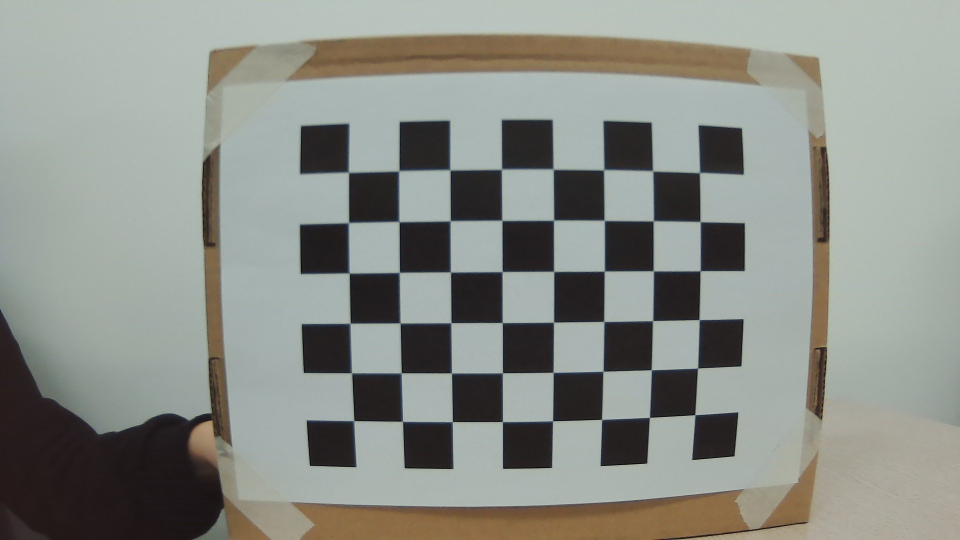
#> input picture img/WIN_20211229_14_24_09_Pro.jpg, 1920 x 1080 px (shown at 1/2 size); its folder holds 4 pictures in this run
$ python calibration.py
#> lines starting #> are read from the running program, lines starting #| are printed output that depends on the picture; after the words box and inside, x2 and y2 are one past the last pixel; in counts of white or black regions, pixels touching at a corner belong together
import cv2
import numpy as np
import glob
import pickle

# prepare object points, like (0,0,0), (1,0,0), (2,0,0) ....,(6,5,0)
objp = np.zeros((6*8,3), np.float32) ## 체크보드 크기가 바뀔경우 크기에 맞게 변경
objp[:,:2] = np.mgrid[0:8, 0:6].T.reshape(-1,2) ## 체크보드 크기가 바뀔경우 크기에 맞게 변경

# Arrays to store object points and image points from all the images.
objpoints = [] # 3d points in real world space
imgpoints = [] # 2d points in image plane.
# Make a list of calibration images

# # 사용자가 제시한 조건에 맞는 파일명을 리스트 형식으로 반환
images = glob.glob('img/*.jpg')
# Step through the list and search for chessboard corners

total_images = len(images)
for idx, fname in enumerate(images):
   img = cv2.imread(fname)
#> img is the input picture: shape (1080, 1920, 3); mean B, G, R 135.4, 141.9, 138.3
   gray = cv2.cvtColor(img, cv2.COLOR_BGR2GRAY)
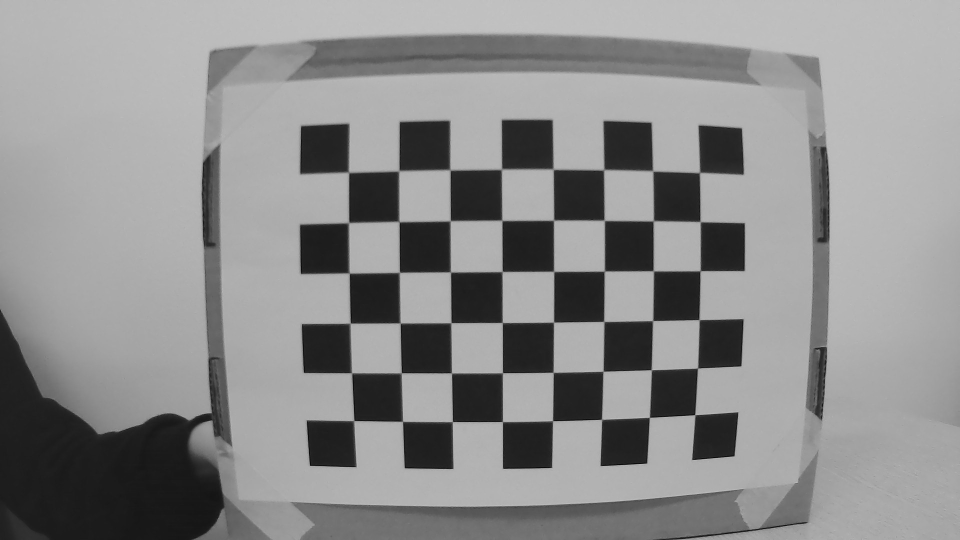
#> gray: shape (1080, 1920) (shown at 1/2 size); min 0, max 200, mean 140.1
   # Find the chessboard corners
   ret, corners = cv2.findChessboardCorners(gray, (8,6), None) ## 체크보드 크기가 바뀔경우 크기에 맞게 변경
#> ret = True; corners = 48 rows, first 8: [696.5, 345], [797.5, 341.5], [899.5, 340], [1003, 338.5], [1106.5, 338.5], [1207.5, 339], [1306, 341], [1400, 346]
   # If found, add object points, image points
   if ret == True:
       objpoints.append(objp)
       imgpoints.append(corners)
       # Draw and display the corners
       cv2.drawChessboardCorners(img, (8,6), corners, ret) ## 체크보드 크기가 바뀔경우 크기에 맞게 변경
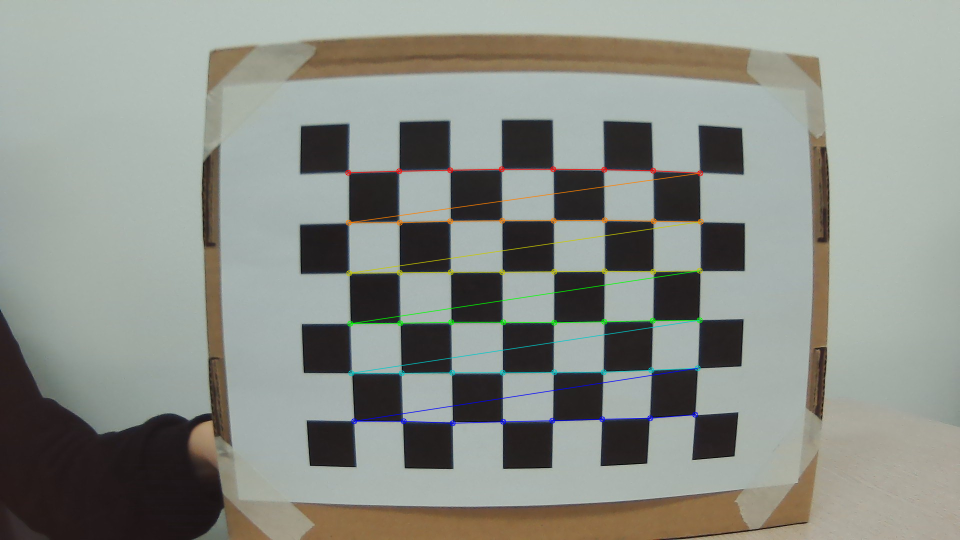
#> img: shape (1080, 1920, 3) (shown at 1/2 size); 1.3% of pixels changed, all inside (x1, y1, x2, y2) = (690, 332, 1408, 853)
       write_name = 'result/corners_found'+str(idx)+'.jpg'
       cv2.imwrite(write_name, img)
       out_str = f'{idx}/{total_images}'
       cv2.putText(img, out_str, (10, 25),
                   cv2.FONT_HERSHEY_SIMPLEX, 0.4, (0,255,255), 1)
#> img: shape (1080, 1920, 3); under 0.01% of pixels changed, all inside (x1, y1, x2, y2) = (11, 15, 35, 29)
       cv2.imshow('img', img)
       cv2.waitKey(10)
#> pass 2 of the loop `for idx, fname in enumerate(images):`:
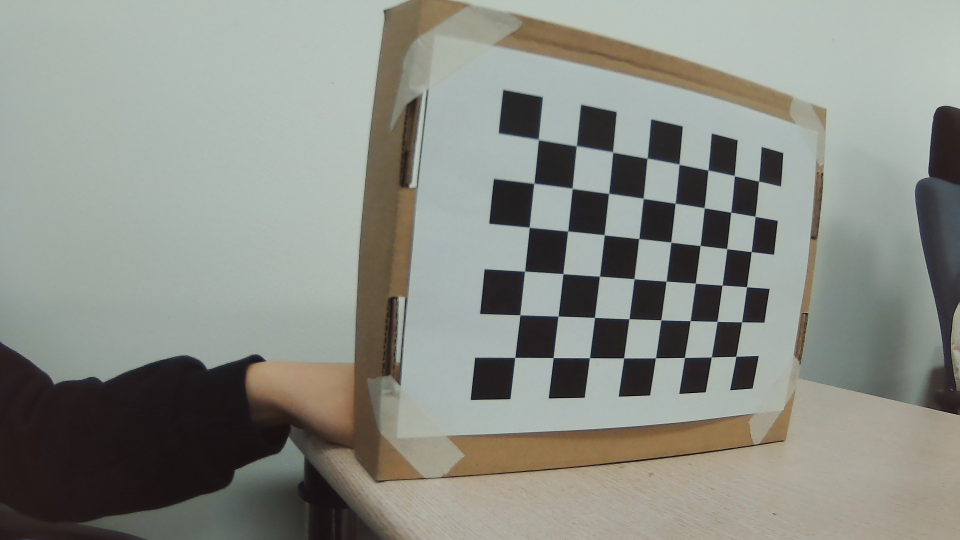
#> input picture img/WIN_20211229_14_24_12_Pro.jpg, 1920 x 1080 px (shown at 1/2 size)
#> img is the input picture: shape (1080, 1920, 3); mean B, G, R 132.9, 140.5, 137.8
#> `gray = cv2.cvtColor(img, cv2.COLOR_BGR2GRAY)`:
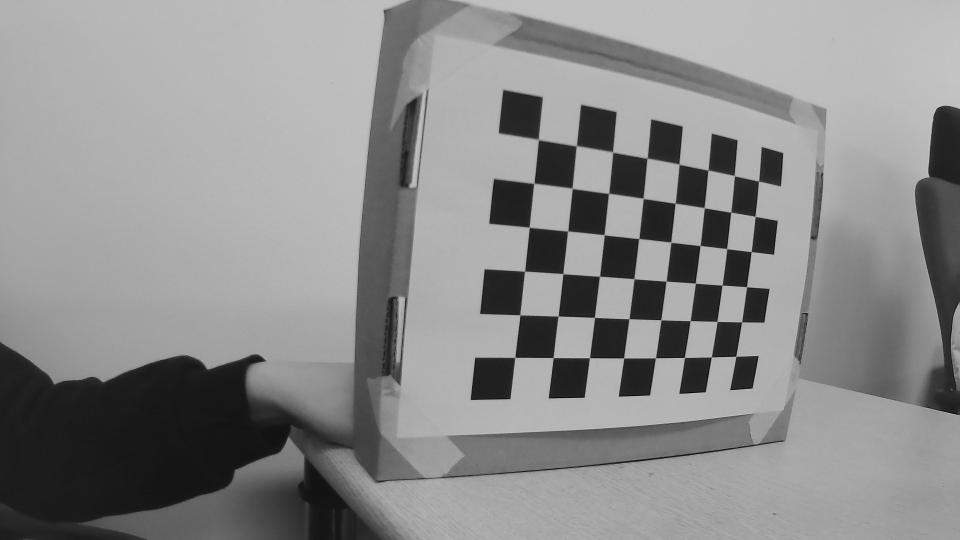
#> gray: shape (1080, 1920) (shown at 1/2 size); min 0, max 211, mean 138.8
#> corners = 48 rows, first 8: [1078, 279], [1152.6, 294], [1226.1, 304.5], [1296.5, 316.5], [1358.8, 329.9], [1415.7, 341], [1468.9, 351.6], [1516.7, 362.7]
#> `cv2.drawChessboardCorners(img, (8,6), corners, ret)`:
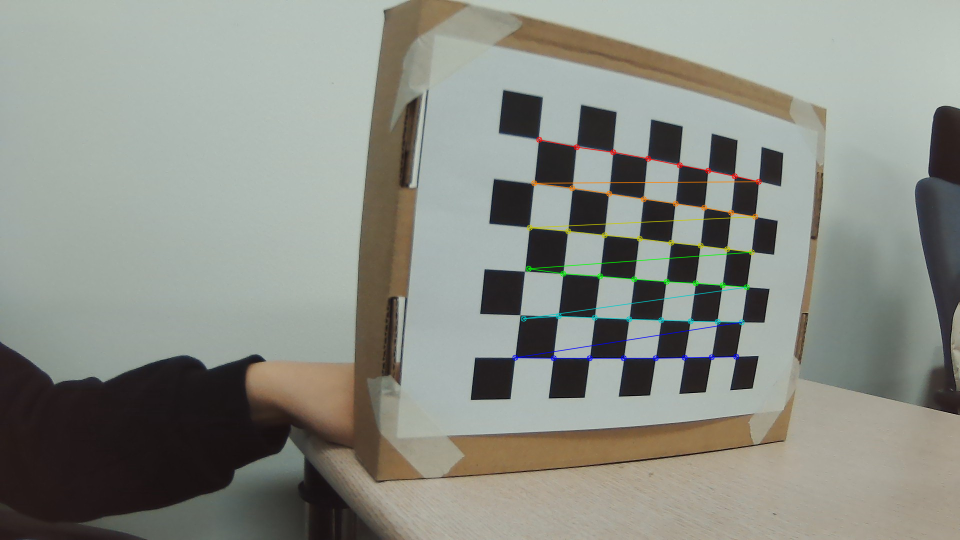
#> img: shape (1080, 1920, 3) (shown at 1/2 size); 0.89% of pixels changed, all inside (x1, y1, x2, y2) = (1024, 273, 1524, 723)
#> pass 3 of the loop `for idx, fname in enumerate(images):`:
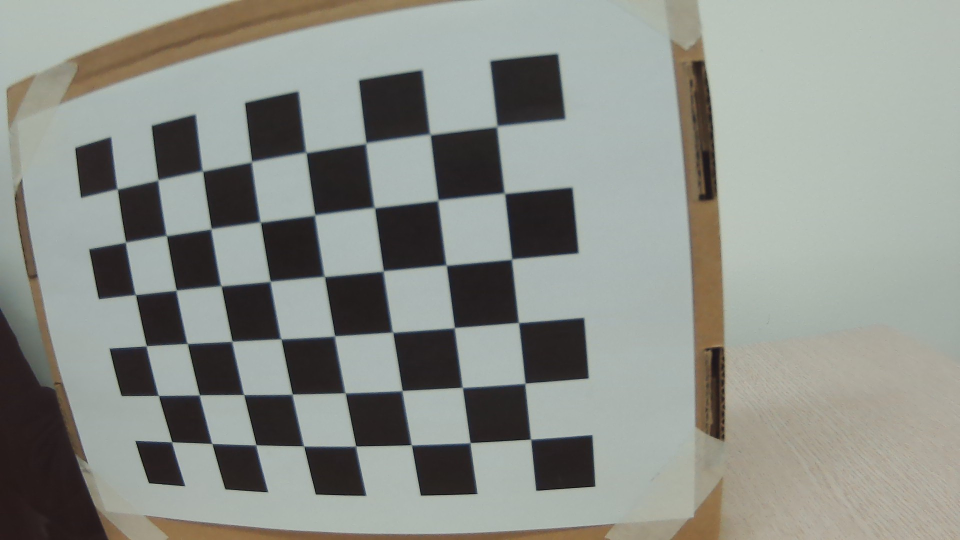
#> input picture img/WIN_20211229_14_24_24_Pro.jpg, 1920 x 1080 px (shown at 1/2 size)
#> img is the input picture: shape (1080, 1920, 3); mean B, G, R 137, 143.1, 139.6
#> `gray = cv2.cvtColor(img, cv2.COLOR_BGR2GRAY)`:
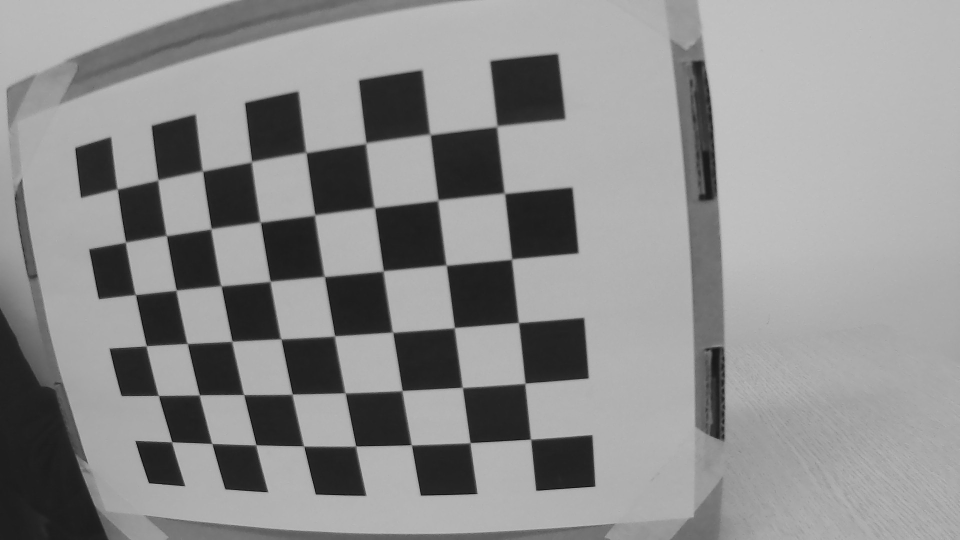
#> gray: shape (1080, 1920) (shown at 1/2 size); min 0, max 199, mean 141.4
#> corners = 48 rows, first 8: [234.5, 378.5], [315.5, 360], [404.5, 343], [502.5, 324], [611, 305.5], [731, 286.5], [860.5, 269.5], [993.5, 253]
#> `cv2.drawChessboardCorners(img, (8,6), corners, ret)`:
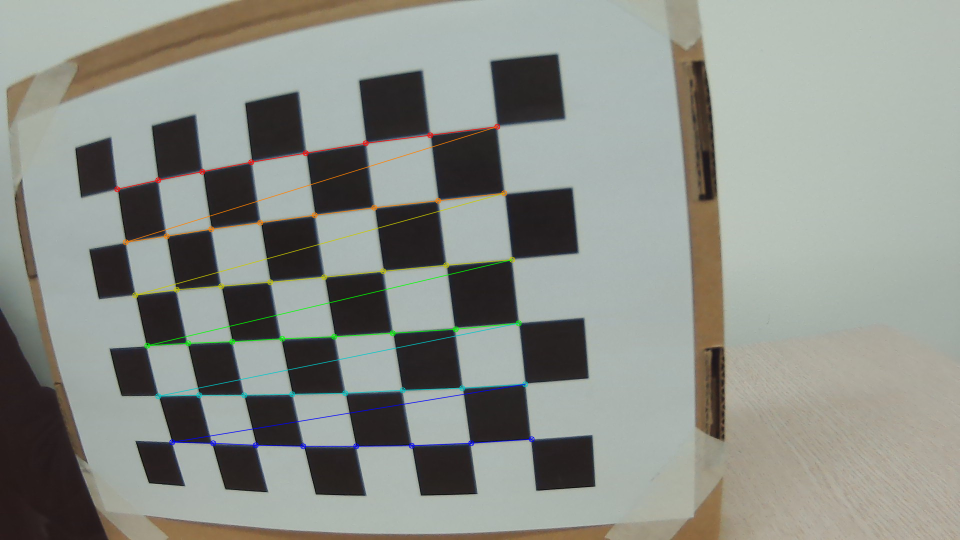
#> img: shape (1080, 1920, 3) (shown at 1/2 size); 1.36% of pixels changed, all inside (x1, y1, x2, y2) = (228, 247, 1070, 899)
#> the loop made 4 passes; the first 3 are shown
cv2.destroyAllWindows()

images = glob.glob('test/*.jpg')

for num, name in enumerate(images):
    img = cv2.imread(name)
    height, width = img.shape[:2]
    img_size = (width, height)
    # Do camera calibration given object points and image points
    ret, mtx, dist, rvecs, tvecs = cv2.calibrateCamera(objpoints, imgpoints, img_size, None,None)
    dst = cv2.undistort(img, mtx, dist, None, mtx)
    cv2.imwrite(f'result/test_{num}.jpg',dst)

# Save the camera calibration result for later use (we won't worry about rvecs / tvecs)
dist_pickle = {}
#> (the run stopped early here; a loop or call above may not have finished)
